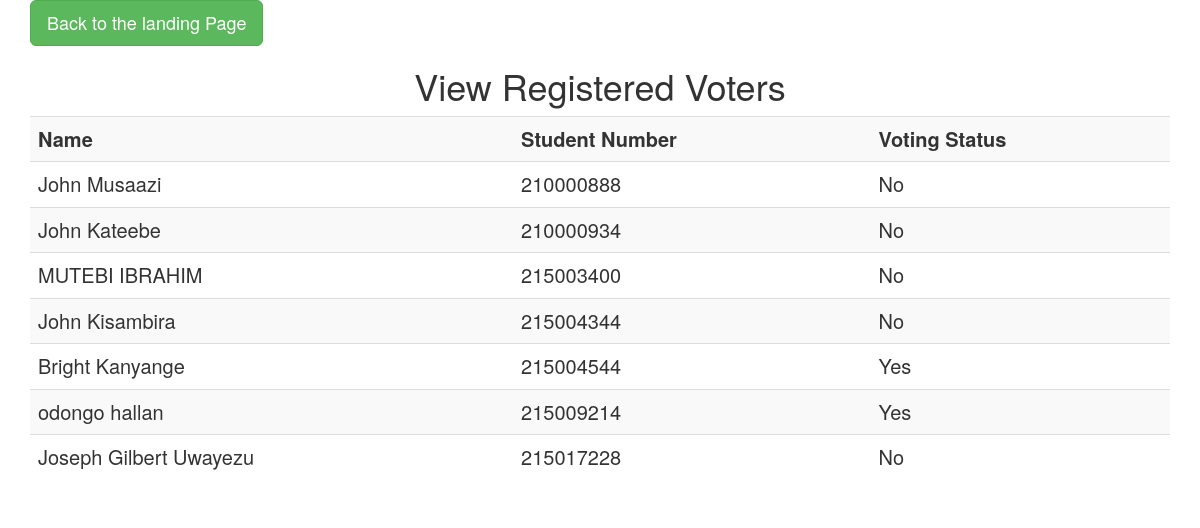
/admin/viewVoters.php (signed in), run on the app's committed database.
### tables this page shows
CREATE TABLE `voter` (
  `firstname` varchar(15) NOT NULL,
  `lastname` varchar(15) NOT NULL,
  `id` int(11) NOT NULL,
  `username` varchar(15) NOT NULL,
  `programofstudy` varchar(15) NOT NULL,
  `college` varchar(15) NOT NULL,
  `password` varchar(15) NOT NULL,
  `voter_status` varchar(6) DEFAULT NULL
);

### admin/viewVoters.php (the view, shortened to what this page needs)
<?php
include '../connect/connect_to_mysql.php';
 $voterRow = "";
 $sql = mysqli_query($conn,"SELECT * FROM voter ");
 $voterCount = mysqli_num_rows($sql);
 if ($voterCount > 0) {
     while($row = mysqli_fetch_array($sql)){
     	$name = $row['firstname'].' '.$row['lastname'];
        $studentNo = $row['id'];
        $voting_status = $row['voter_status'];
        $voter_status = 'No';
        if($voting_status == 'yes'){
             $voter_status = 'Yes';
        }
        $voterRow .= "<tr>
                      <td>$name</td>
                      <td>$studentNo</td>
                      <td>$voter_status</td>
                      </tr>
                      ";
     }
 } else
 {
     $voterRow = "There are no registered voters in the system";
 }
?>
<!DOCTYPE html>
<html>
<head>
  <link rel="stylesheet" type="text/css" href="../css/style.css?lidgafyuhgfbhegdfuhkgkefhguydkluiwfolafhdl">
    <link rel="stylesheet" type="text/css" href="../css/animate.css">
      <link href="../css/font-awesome.min.css" rel="stylesheet" />
  <link rel="stylesheet" type="text/css" href="../css/bootstrap.css">
</head>
<body>
	<div class="container">
		<a href="index.php"><button class="btn btn-lg btn-success">Back to the landing Page</button></a>
		<center><h1>View Registered Voters</h1></center>
        <center>
        	<table class="table table-striped table-hover" style="font-size: 20px;">
        		<tr style="font-weight: bold;">
        			<td>Name</td>
        			<td>Student Number</td>
        			<td>Voting Status</td>
        		</tr>
        		<?php echo $voterRow; ?>
        	</table>
        </center>
	</div>
</body>
</html>

### css/style.css (style rules this page uses)
html,body { position:relative; top:0; overflow-x: hidden; }

### data on the page
voter: name "John Musaazi", id "210000888", voter_status "No"
voter: name "John Kateebe", id "210000934", voter_status "No"
voter: name "MUTEBI IBRAHIM", id "215003400", voter_status "No"
voter: name "John Kisambira", id "215004344", voter_status "No"
voter: name "Bright Kanyange", id "215004544", voter_status "Yes"
voter: name "odongo hallan", id "215009214", voter_status "Yes"
voter: name "Joseph Gilbert Uwayezu", id "215017228", voter_status "No"
